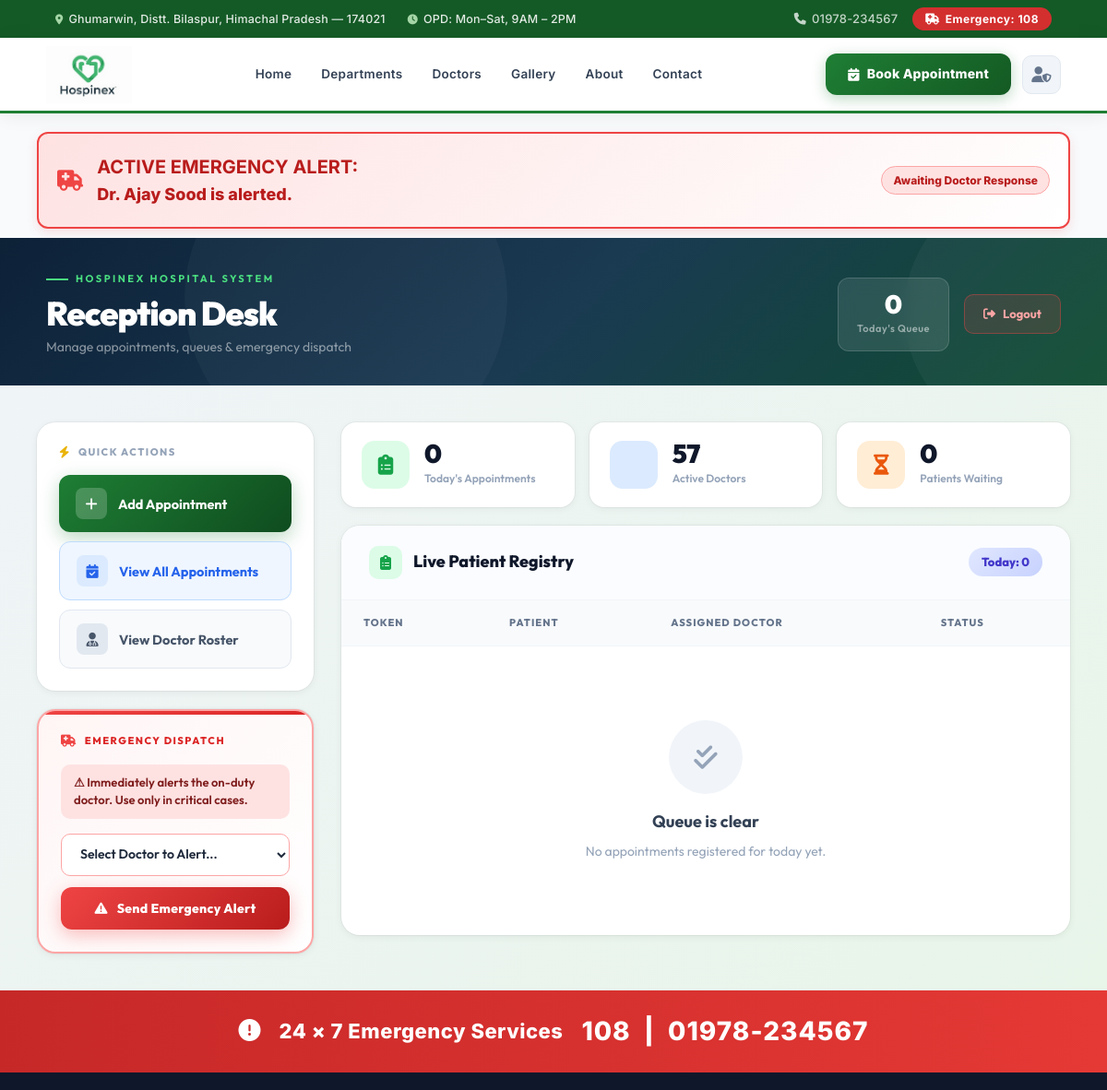
/receptionist/dashboard/ (signed in, upper part), run on an earlier commit of the app's database.
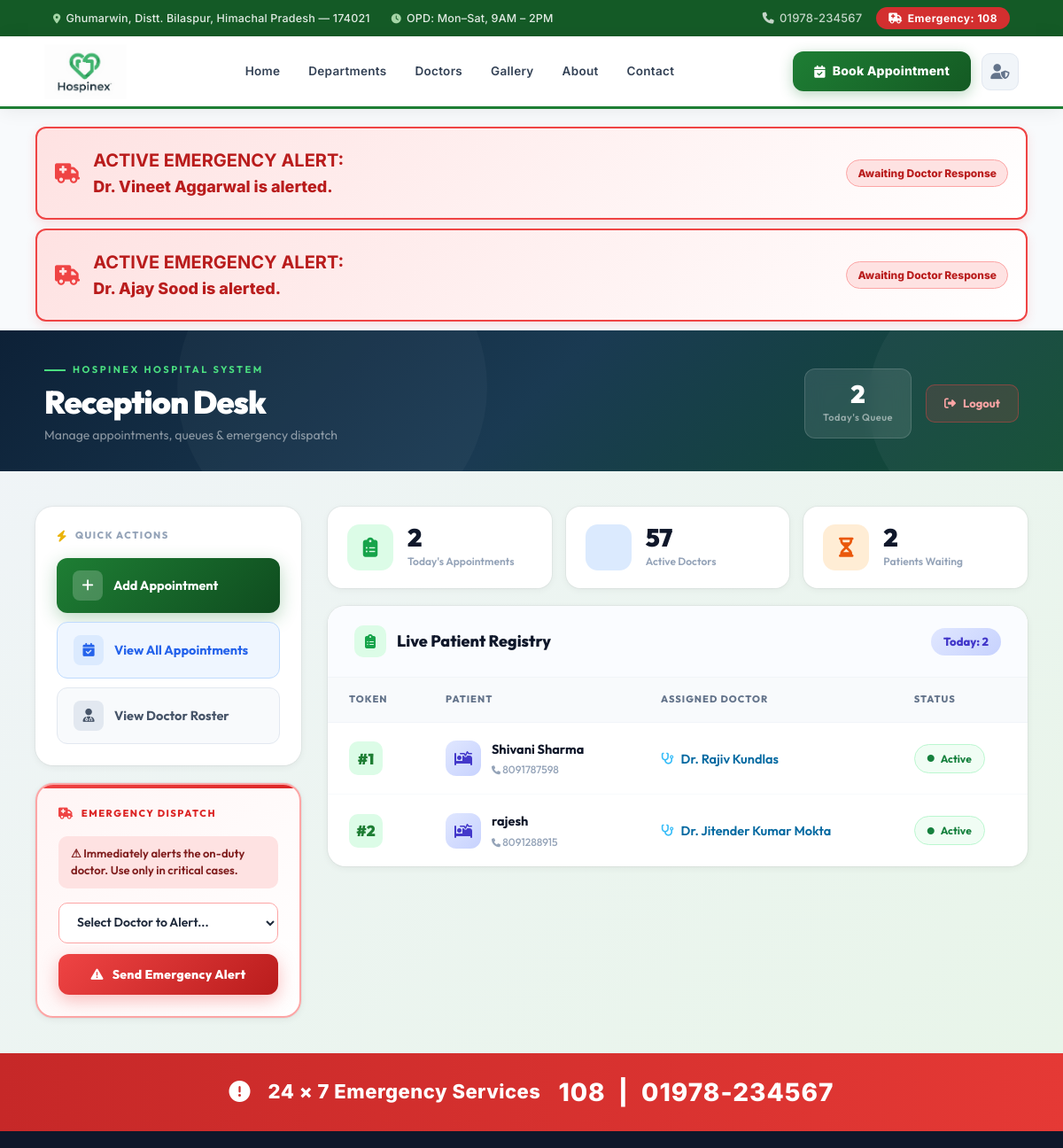
And on a later commit of the database.
### doctors/models.py (models this page shows, shortened)
class EmergencyAlert(models.Model):
    STATUS_CHOICES = [
        ('pending', 'Pending'),
        ('seen', 'Seen'),
        ('resolved', 'Resolved')
    ]
    doctor = models.ForeignKey(User, on_delete=models.CASCADE, limit_choices_to={'is_staff': True})
    patient_name = models.CharField(max_length=100)
    patient_phone = models.CharField(max_length=20)
    message = models.TextField()
    status = models.CharField(choices=STATUS_CHOICES, default='pending', max_length=20)
    created_at = models.DateTimeField(default=timezone.now)

class Appointment(models.Model):
    STATUS_CHOICES = [
        ('waiting', 'Waiting'),
        ('in_progress', 'In Progress'),
        ('completed', 'Completed'),
        ('cancelled', 'Cancelled'),
    ]
    TIME_SLOTS = [
        ('09:00 AM', '09:00 AM'), ('10:00 AM', '10:00 AM'),
        ('11:00 AM', '11:00 AM'), ('12:00 PM', '12:00 PM'),
        ('02:00 PM', '02:00 PM'), ('03:00 PM', '03:00 PM'),
        ('04:00 PM', '04:00 PM')
    ]
    doctor = models.ForeignKey(Doctor, on_delete=models.CASCADE)
    patient_name = models.CharField(max_length=100)
    patient_email = models.EmailField(max_length=254)
    patient_phone = models.CharField(max_length=15)
    appointment_date = models.DateField()
    time_slot = models.CharField(max_length=20, choices=TIME_SLOTS, default='09:00 AM')
    disease = models.CharField(max_length=200, default="Not Specified")
    queue_number = models.PositiveIntegerField(blank=True, null=True)
    is_emergency = models.BooleanField(default=False)
    status = models.CharField(choices=STATUS_CHOICES, default='waiting', max_length=20)
    created_at = models.DateTimeField(auto_now_add=True)
    class Meta:
        ordering = ['appointment_date', 'queue_number']

class Doctor(models.Model):
    user = models.OneToOneField(User, on_delete=models.CASCADE, limit_choices_to={'is_staff': True})
    photo = models.ImageField(upload_to='doctors/', blank=True, null=True)
    specialization = models.CharField(blank=True, max_length=100)
    experience = models.PositiveIntegerField(blank=True, null=True)
    bio = models.TextField(blank=True)

### doctors/views.py (the view)
# urls.py: path("receptionist/dashboard/", views.receptionist_dashboard, name="receptionist_dashboard"),
@login_required(login_url="receptionist_login")
def receptionist_dashboard(request):
    doctors = User.objects.filter(is_staff=True, doctor__isnull=False)
    today = timezone.now().date()
    appointments = Appointment.objects.filter(appointment_date=today).order_by('-created_at')
    active_emergencies = EmergencyAlert.objects.filter(status='pending').order_by('-created_at')
    return render(
        request,
        "receptionist/dashboard.html",
        {
            "doctors": doctors,
            "appointments": appointments,
            "active_emergencies": active_emergencies
        }
    )

### templates/receptionist/dashboard.html (shortened to what the changed rows need)
{% extends "base.html" %}
{% load static %}
{% block content %}
{% if active_emergencies %}
    <div style="padding: 0 40px; margin-top: 20px;">
        {% for emergency in active_emergencies %}
            <div style="background: linear-gradient(135deg, #fee2e2, #fff); border: 2px solid #ef4444; color: #b91c1c; padding: 20px; border-radius: 12px; font-weight: 800; font-size: 18px; display: flex; align-items: center; justify-content: space-between; gap: 15px; box-shadow: 0 4px 12px rgba(239, 68, 68, 0.15); margin-bottom: 10px;">
                <div style="display: flex; align-items: center; gap: 15px;">
                    <i class="fa-solid fa-truck-medical fa-lg fa-beat" style="color:#ef4444;"></i>
                    <div>
                    <strong style="display: block; font-size: 20px;">ACTIVE EMERGENCY ALERT:</strong>
                    Dr. {{ emergency.doctor.get_full_name|default:emergency.doctor.username }} is alerted.
                    </div>
                </div>
                <span style="font-size: 12px; background: #fee2e2; padding: 5px 12px; border-radius: 20px; border: 1px solid #fca5a5;">Awaiting Doctor Response</span>
            </div>
        {% endfor %}
    </div>
{% endif %}
<div class="dash-root">
<div class="dash-root">
    <div class="dash-hero">
        <div class="hero-left">
            <h1 class="hero-title">Reception Desk</h1>
        </div>
        <div class="hero-right">
            <div class="hero-stat-chip">
                <div class="num">{{ appointments|length }}</div>
                <div class="lbl">Today's Queue</div>
            </div>
        </div>
    </div>
    <div class="dash-body">
        <div class="main-col">
            <div class="stats-bar">
                <div class="stat-item">
                    <div>
                        <div class="stat-val">{{ appointments|length }}</div>
                        <div class="stat-label">Today's Appointments</div>
                    </div>
                </div>
                <div class="stat-item">
                    <div>
                        <div class="stat-val">{{ appointments|length }}</div>
                        <div class="stat-label">Patients Waiting</div>
                    </div>
                </div>
            </div>
            <div class="registry-panel">
                <div class="registry-title-bar">
                    <h2>
                        <i class="fa-solid fa-clipboard-list"></i>
                        Live Patient Registry
                    </h2>
                    <span class="count-chip">Today: {{ appointments|length }}</span>
                </div>
                <table class="live-table">
                    <thead>
                        <tr>
                            <th>Token</th>
                            <th>Patient</th>
                            <th>Assigned Doctor</th>
                            <th>Status</th>
                        </tr>
                    </thead>
                    <tbody>
                        {% for appointment in appointments %}
                        <tr>
                            <td>
                                <div class="token-badge">#{{ forloop.counter }}</div>
                            </td>
                            <td>
                                <div class="patient-cell">
                                    <div class="patient-av"><i class="fa-solid fa-bed-pulse"></i></div>
                                    <div>
                                        <div class="patient-name">{{ appointment.patient_name }}</div>
                                        <div style="font-size:12px; color:#94a3b8; font-weight:500; margin-top:2px;">
                                            <i class="fa-solid fa-phone" style="font-size:10px;"></i>
                                            {{ appointment.patient_phone|default:"—" }}
                                        </div>
                                    </div>
                                </div>
                            </td>
                            <td>
                                {% if appointment.doctor %}
                                    <div class="doc-chip">
                                        <i class="fa-solid fa-stethoscope"></i>
                                        Dr. {{ appointment.doctor.user.get_full_name|default:appointment.doctor.user.username }}
                                    </div>
                                {% else %}
                                    <span style="background:#fee2e2; color:#dc2626; padding:5px 12px; border-radius:20px; font-size:12px; font-weight:700;">
                                        <i class="fa-solid fa-circle-xmark"></i> Unassigned
                                    </span>
                                {% endif %}
                            </td>
                            <td>
                                <span class="active-chip">
                                    <i class="fa-solid fa-circle" style="font-size:8px; animation: pulse-dot 1.5s infinite;"></i>
                                    Active
                                </span>
                            </td>
                        </tr>
                        {% empty %}
                        <tr>
                            <td colspan="4" style="text-align:center; padding: 80px 20px;">
                                <div style="width:80px; height:80px; background:#f1f5f9; border-radius:50%; display:flex; align-items:center; justify-content:center; margin: 0 auto 16px;">
                                    <i class="fa-solid fa-check-double fa-2x" style="color:#94a3b8;"></i>
                                </div>
                                <h3 style="color:#334155; font-size:18px; margin-bottom:6px;">Queue is clear</h3>
                                <p style="color:#94a3b8; font-size:14px;">No appointments registered for today yet.</p>
                            </td>
                        </tr>
                        {% endfor %}
                    </tbody>
                </table>
            </div>
        </div>
    </div>
</div>
{% endblock %}

What changed in the data, as far as the page shows it:
added EmergencyAlert: doctor.get_full_name "Vineet Aggarwal"
added Appointment: patient_name "Shivani Sharma", patient_phone "8091787598", doctor.user.get_full_name "Rajiv Kundlas"
added Appointment: patient_name "rajesh", patient_phone "8091288915", doctor.user.get_full_name "Jitender Kumar Mokta"
Also different on the page:
{{ appointments|length }}: "0" → "2"
text no longer shown: "Queue is clear No appointments registered for today yet."
